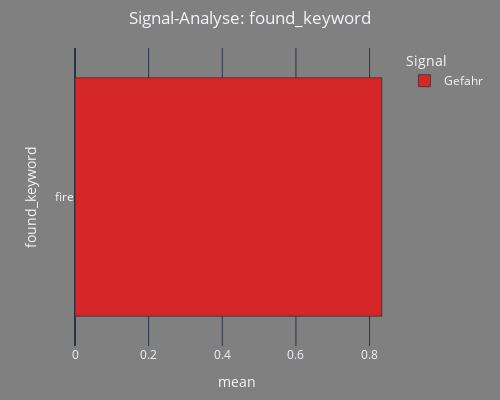

The notebook cell this image was saved under:
### Code cell
# 1. Signal-Stärke der Keywords (Top 20)
# Dies zeigt, welche Wörter am stärksten auf eine Katastrophe hindeuten
df_TEMP_KW = df_Cleaning.copy()
df_TEMP_KW['found_keyword'] = df_TEMP_KW['cleaned_text'].apply(get_hit_keyword)
print(f"📊 Analyse der Signal-Keywords")
print(f"Anzahl der analysierten Tweets: {len(df_TEMP_KW)}")
plot_feature_signal_ratio(df_TEMP_KW[df_TEMP_KW['found_keyword'].notna()],
                          feature_col='found_keyword',
                          top_n=40)
del df_TEMP_KW

### Figure 1 — Plotly figure (JSON) as saved in the notebook; plotly's stock layout.template omitted (floating-point values rounded to 4 significant figures)
{"data": [{"hovertemplate": "Signal=Gefahr<br>mean=%{x}<br>found_keyword=%{y}<extra></extra>", "legendgroup": "Gefahr", "marker": {"color": "#d62728", "pattern": {"shape": ""}}, "name": "Gefahr", "orientation": "h", "showlegend": true, "textposition": "auto", "x": [0.8333], "xaxis": "x", "y": ["fire"], "yaxis": "y", "type": "bar"}], "layout": {"xaxis": {"anchor": "y", "domain": [0.0, 1.0], "title": {"text": "mean"}}, "yaxis": {"anchor": "x", "domain": [0.0, 1.0], "title": {"text": "found_keyword"}, "categoryorder": "total ascending"}, "legend": {"title": {"text": "Signal"}, "tracegroupgap": 0}, "title": {"text": "Signal-Analyse: found_keyword", "x": 0.5}, "barmode": "relative", "margin": {"l": 75, "r": 25, "t": 48, "b": 32}, "width": 500, "height": 400, "paper_bgcolor": "#808080", "plot_bgcolor": "#808080"}}
